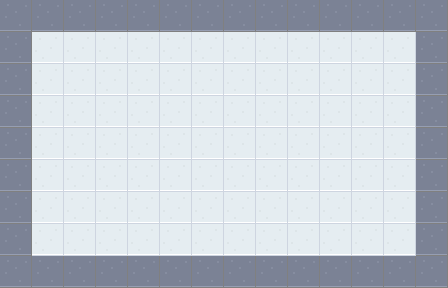

A level layout from a 2D game, rendered from its tile map. Below: a short description, then the map file with tile-grid data replaced by summaries:
An orthogonal 14x9 tile map with 32x32 px tiles, 2 tile layers (background, decorations), 2 tilesets and 2 objects (2x gameobject).

<map version="1.0" orientation="orthogonal" renderorder="right-down" width="14" height="9" tilewidth="32" tileheight="32" nextobjectid="3">
 <tileset firstgid="1" name="spritesheet-tiles" tilewidth="32" tileheight="32" spacing="5" tilecount="729" columns="27">
  <image source="../images/spritesheet-tiles.png" width="1024" height="1024" />
 </tileset>
 <tileset firstgid="730" name="objects" tilewidth="64" tileheight="128" tilecount="2" columns="0">
  <tile id="0">
   <image width="64" height="128" source="../images/hospital-bed.png" />
  </tile>
  <tile id="1">
   <image width="32" height="64" source="../images/hospital-iv.png" />
  </tile>
 </tileset>
 <layer name="background" width="14" height="9">
  <data>[126 cells, 126 non-empty, 2 distinct tile ids]</data>
 </layer>
 <layer name="decorations" width="14" height="9">
  <data>[126 cells, 0 non-empty, 0 distinct tile ids]</data>
 </layer>
 <objectgroup name="objects">
  <object id="1" name="hospital-bed" type="gameobject" gid="730" x="176" y="208" width="64" height="128" />
  <object id="2" name="hospital-iv" type="gameobject" gid="731" x="264" y="112" width="32" height="64" />
 </objectgroup>
</map>